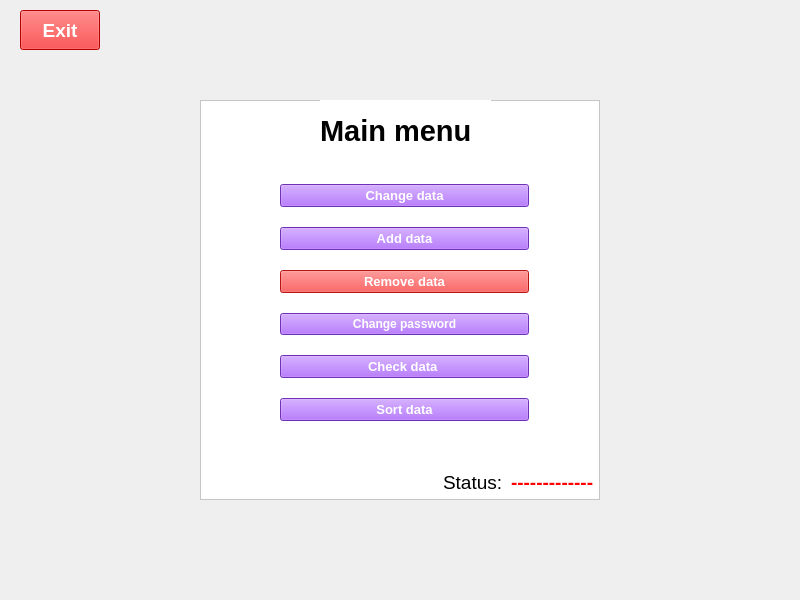
<?xml version="1.0" encoding="UTF-8"?>
<ui version="4.0">
 <class>Form</class>
 <widget class="QWidget" name="Form">
  <property name="geometry">
   <rect>
    <x>0</x>
    <y>0</y>
    <width>800</width>
    <height>600</height>
   </rect>
  </property>
  <property name="windowTitle">
   <string>Form</string>
  </property>
  <property name="styleSheet">
   <string notr="true"/>
  </property>
  <widget class="QPushButton" name="pushButtonBack">
   <property name="geometry">
    <rect>
     <x>20</x>
     <y>10</y>
     <width>80</width>
     <height>40</height>
    </rect>
   </property>
   <property name="font">
    <font>
     <pointsize>14</pointsize>
     <weight>75</weight>
     <bold>true</bold>
    </font>
   </property>
   <property name="styleSheet">
    <string notr="true">background-color: rgb(255, 0, 0);
color: rgb(255, 255, 255);</string>
   </property>
   <property name="text">
    <string>Exit</string>
   </property>
  </widget>
  <widget class="QFrame" name="frame">
   <property name="geometry">
    <rect>
     <x>200</x>
     <y>100</y>
     <width>400</width>
     <height>400</height>
    </rect>
   </property>
   <property name="styleSheet">
    <string notr="true">background-color: rgb(255, 255, 255);
border-color: rgb(141, 11, 255);</string>
   </property>
   <property name="frameShape">
    <enum>QFrame::StyledPanel</enum>
   </property>
   <property name="frameShadow">
    <enum>QFrame::Raised</enum>
   </property>
   <widget class="QLabel" name="label">
    <property name="geometry">
     <rect>
      <x>120</x>
      <y>0</y>
      <width>171</width>
      <height>61</height>
     </rect>
    </property>
    <property name="font">
     <font>
      <family>Arial</family>
      <pointsize>22</pointsize>
      <weight>75</weight>
      <bold>true</bold>
     </font>
    </property>
    <property name="styleSheet">
     <string notr="true"/>
    </property>
    <property name="text">
     <string>Main menu</string>
    </property>
   </widget>
   <widget class="QWidget" name="layoutWidget">
    <property name="geometry">
     <rect>
      <x>80</x>
      <y>70</y>
      <width>249</width>
      <height>271</height>
     </rect>
    </property>
    <layout class="QVBoxLayout" name="verticalLayout">
     <item>
      <widget class="QPushButton" name="pushButtonCD">
       <property name="font">
        <font>
         <pointsize>10</pointsize>
         <weight>75</weight>
         <bold>true</bold>
        </font>
       </property>
       <property name="styleSheet">
        <string notr="true">background-color: rgb(156, 69, 255);
color: rgb(255, 255, 255);</string>
       </property>
       <property name="text">
        <string>Change data</string>
       </property>
      </widget>
     </item>
     <item>
      <widget class="QPushButton" name="pushButtonAdd">
       <property name="font">
        <font>
         <pointsize>10</pointsize>
         <weight>75</weight>
         <bold>true</bold>
        </font>
       </property>
       <property name="styleSheet">
        <string notr="true">background-color: rgb(156, 69, 255);
color: rgb(255, 255, 255);</string>
       </property>
       <property name="text">
        <string>Add data</string>
       </property>
      </widget>
     </item>
     <item>
      <widget class="QPushButton" name="pushButtonDel">
       <property name="font">
        <font>
         <pointsize>10</pointsize>
         <weight>75</weight>
         <bold>true</bold>
        </font>
       </property>
       <property name="styleSheet">
        <string notr="true">background-color: rgb(255, 29, 29);
color: rgb(255, 255, 255);</string>
       </property>
       <property name="text">
        <string>Remove data</string>
       </property>
      </widget>
     </item>
     <item>
      <widget class="QPushButton" name="pushButton">
       <property name="font">
        <font>
         <pointsize>9</pointsize>
         <weight>75</weight>
         <bold>true</bold>
        </font>
       </property>
       <property name="styleSheet">
        <string notr="true">background-color: rgb(156, 69, 255);
color: rgb(255, 255, 255);</string>
       </property>
       <property name="text">
        <string>Change password</string>
       </property>
      </widget>
     </item>
     <item>
      <widget class="QPushButton" name="pushButton_4">
       <property name="font">
        <font>
         <pointsize>10</pointsize>
         <weight>75</weight>
         <bold>true</bold>
        </font>
       </property>
       <property name="styleSheet">
        <string notr="true">background-color: rgb(156, 69, 255);
color: rgb(255, 255, 255);</string>
       </property>
       <property name="text">
        <string>Check data </string>
       </property>
      </widget>
     </item>
     <item>
      <widget class="QPushButton" name="pushButton_5">
       <property name="font">
        <font>
         <pointsize>10</pointsize>
         <weight>75</weight>
         <bold>true</bold>
        </font>
       </property>
       <property name="styleSheet">
        <string notr="true">background-color: rgb(156, 69, 255);
color: rgb(255, 255, 255);</string>
       </property>
       <property name="text">
        <string>Sort data</string>
       </property>
      </widget>
     </item>
    </layout>
   </widget>
   <widget class="QWidget" name="layoutWidget">
    <property name="geometry">
     <rect>
      <x>243</x>
      <y>370</y>
      <width>151</width>
      <height>24</height>
     </rect>
    </property>
    <layout class="QHBoxLayout" name="horizontalLayout">
     <item>
      <widget class="QLabel" name="label_2">
       <property name="font">
        <font>
         <family>Arial</family>
         <pointsize>14</pointsize>
        </font>
       </property>
       <property name="text">
        <string>Status:</string>
       </property>
      </widget>
     </item>
     <item>
      <widget class="QLabel" name="labelSt">
       <property name="font">
        <font>
         <family>Arial</family>
         <pointsize>14</pointsize>
         <weight>75</weight>
         <bold>true</bold>
        </font>
       </property>
       <property name="styleSheet">
        <string notr="true">color: rgb(255, 0, 0);</string>
       </property>
       <property name="text">
        <string>-------------</string>
       </property>
      </widget>
     </item>
    </layout>
   </widget>
  </widget>
 </widget>
 <resources/>
 <connections/>
</ui>
